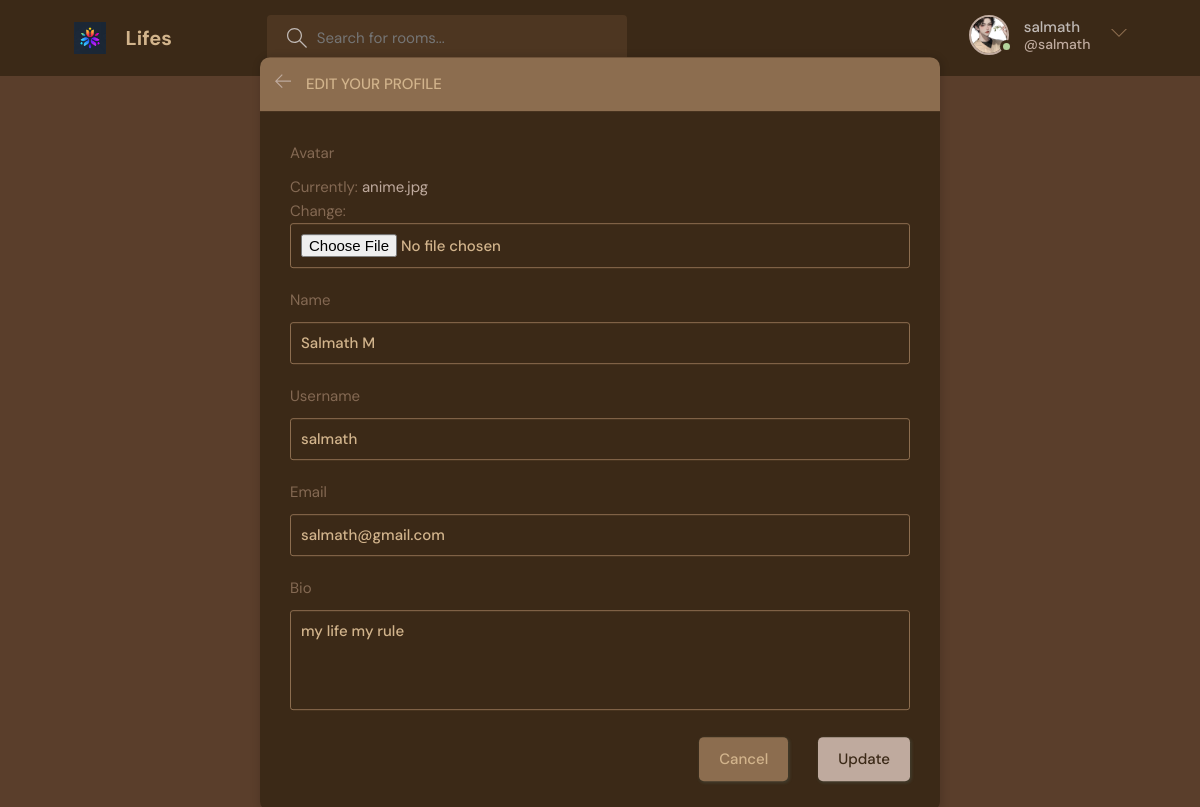
The page /edit-user/ (signed in) on the database its author committed.
### base/models.py (models this page shows)
class User(AbstractUser):
    name = models.CharField(max_length=200, null=True)
    email = models.EmailField(unique=True, null=True)
    bio = models.TextField(null=True)
    avatar = models.ImageField(null=True, default="dp.png")
    USERNAME_FIELD = 'email'
    REQUIRED_FIELDS = []

### base/views.py (the view)
# urls.py: path('edit-user/', views.edituser, name="edit-user"),
@login_required(login_url='login')
def edituser(request):
    user = request.user
    form = UserForm(instance=user)
    if request.method == 'POST':
        form = UserForm(request.POST, request.FILES, instance=user)
        if form.is_valid():
            form.save()
            return redirect('profile', pk=user.id)
    return render(request, 'base/edit-user.html', {'form': form})

### base/forms.py
class UserForm(ModelForm):
    class Meta:
        model = User
        fields = ['avatar', 'name', 'username', 'email', 'bio']

### base/templates/base/edit-user.html (shortened to what this page needs)
{% extends 'main.html' %}
{% block content %}
    <main class="update-account layout">
        <div class="container">
            <div class="layout__box">
                <div class="layout__boxHeader">
                    <div class="layout__boxTitle">
                        <a href="{% url 'home' %}">
                            <svg version="1.1" xmlns="http://www.w3.org/2000/svg" width="32" height="32"
                                viewBox="0 0 32 32">
                                <title>arrow-left</title>
                                <path
                                    d="M13.723 2.286l-13.723 13.714 13.719 13.714 1.616-1.611-10.96-10.96h27.625v-2.286h-27.625l10.965-10.965-1.616-1.607z">
                                </path>
                            </svg>
                        </a>
                        <h3>Edit your profile</h3>
                    </div>
                </div>
                <div class="layout__body">
                    <form class="form" action="" method="POST" enctype="multipart/form-data">
                      {% for field in form %}
                        <div class="form__group">
                            <label for="profile_pic">{{field.label}}</label>
                            {{field}}
                        </div>
                        {% endfor %}
                        <div class="form__action">
                            <a class="btn btn--dark" href="{% url 'home' %}">Cancel</a>
                            <button class="btn btn--main" type="submit">Update</button>
                        </div>
                    </form>
                </div>
            </div>
        </div>
    </main>
    {% endblock content %}

### templates/navbar.html (shortened to what this page needs)
{% load static %}
<header class="header header--loggedIn">
    <div class="container">
      <a href="{% url 'home' %}" class="header__logo">
        <img src="{% static 'images/logo.jpeg' %}" />
        <h1>Lifes</h1>
      </a>
      <form class="header__search" methods="GET" action="{% url 'home' %}">
        <label>
          <input name = "q" placeholder="Search for rooms..." />
        </label>
      </form>
      <nav class="header__menu">
        {% if request.user.is_authenticated %}
        <div class="header__user">
          <a href="{% url 'edit-user' %}">
            <div class="avatar avatar--medium active">
              <img src="{{request.user.avatar.url}}" />
            </div>
            <p>{{request.user.username}}<span>@{{request.user.username}}</span></p>
          </a>
          <button class="dropdown-button">
            <svg version="1.1" xmlns="http://www.w3.org/2000/svg" width="32" height="32" viewBox="0 0 32 32">
              <title>chevron-down</title>
              <path d="M16 21l-13-13h-3l16 16 16-16h-3l-13 13z"></path>
            </svg>
          </button>
        </div>
        {% else %}
        <a href="{% url 'login' %}">
          <img src="{% static 'images/dp.png' %}" />
          <p>Login</p>
        </a>
        {% endif %}
      </nav>
    </div>
  </header>

### rows shown on the page
User: user.avatar (picture), user.username "salmath", form "Salmath M" "salmath" "salmath@gmail.com" "my life my rule"

### other values the page prints
{{ field.label }} "Avatar" "Name" "Username" "Email" "Bio"
